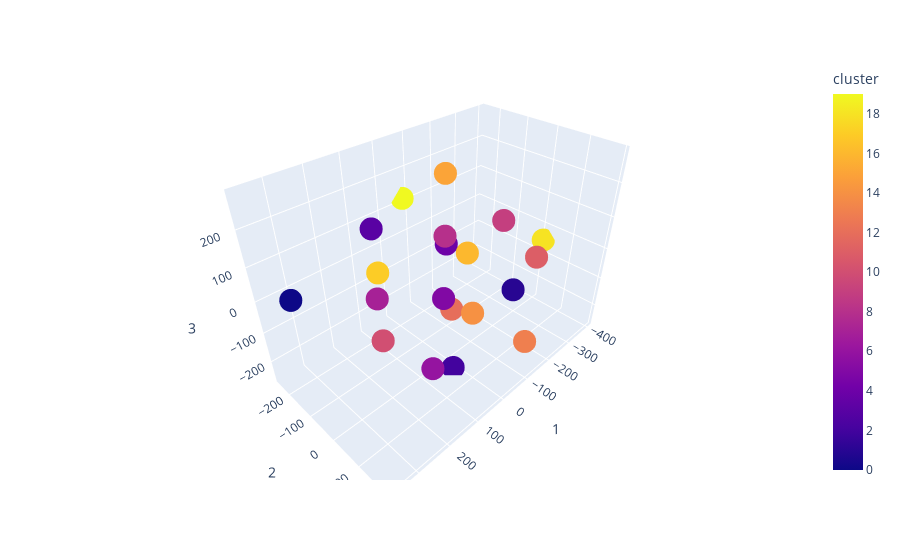

The notebook cell this image was saved under:
### Code cell
# This shows clusters 5, 11, 12, 14, and 17 as being very separate from the rest

import plotly.express as px

fig = px.scatter_3d(cluster_embedded_df, x='1', y='2', z='3', color='cluster')
fig.show()

### Figure 1 — Plotly figure (JSON) as saved in the notebook; plotly's stock layout.template omitted (floating-point values rounded to 4 significant figures)
{"data": [{"hovertemplate": "1=%{x}<br>2=%{y}<br>3=%{z}<br>cluster=%{marker.color}<extra></extra>", "legendgroup": "", "marker": {"color": [0, 1, 2, 3, 4, 5, 6, 7, 8, 9, 10, 11, 12, 13, 14, 15, 16, 17, 18, 19], "coloraxis": "coloraxis", "symbol": "circle"}, "mode": "markers", "name": "", "scene": "scene", "showlegend": false, "type": "scatter3d", "x": [361.6, -218.1, 23.06, 120.3, -172.5, -18.6, 219.2, 223.7, -42.38, -224.8, 178.2, -127.6, -129.6, -85.47, 40.19, -18.81, 76.71, 57.46, -397.1, -74.64], "y": [-120.5, 49.05, 46.57, -137.1, -175.0, -32.14, 174.5, 5.486, -50.62, -8.456, -50.7, 171.4, -108.5, 194.4, 123.5, -25.98, 133.8, -214.3, 14.5, -250.9], "z": [74.15, -119.2, -258.3, 146.1, -44.62, -84.54, -23.63, 71.57, 92.94, 81.86, -120.5, 93.66, -231.3, -135.1, -8.063, 279.8, 182.8, -53.9, -45.83, 114.8]}], "layout": {"coloraxis": {"colorbar": {"title": {"text": "cluster"}}, "colorscale": [[0, "#0d0887"], [0.1111, "#46039f"], [0.2222, "#7201a8"], [0.3333, "#9c179e"], [0.4444, "#bd3786"], [0.5556, "#d8576b"], [0.6667, "#ed7953"], [0.7778, "#fb9f3a"], [0.8889, "#fdca26"], [1, "#f0f921"]]}, "legend": {"tracegroupgap": 0}, "margin": {"t": 60}, "scene": {"domain": {"x": [0, 1], "y": [0, 1]}, "xaxis": {"title": {"text": "1"}}, "yaxis": {"title": {"text": "2"}}, "zaxis": {"title": {"text": "3"}}}}}
